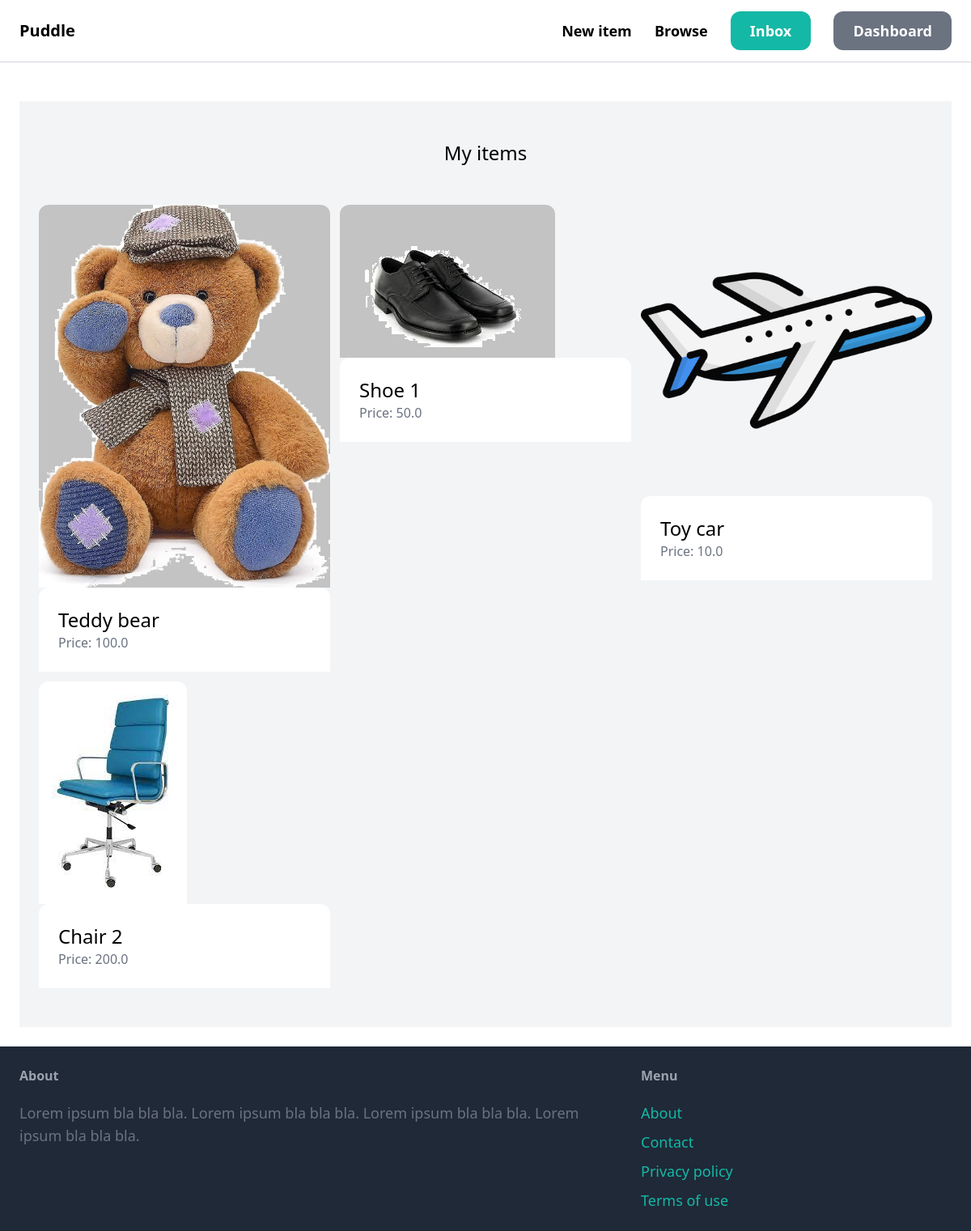
The app's page /dashboard (signed in), older data.
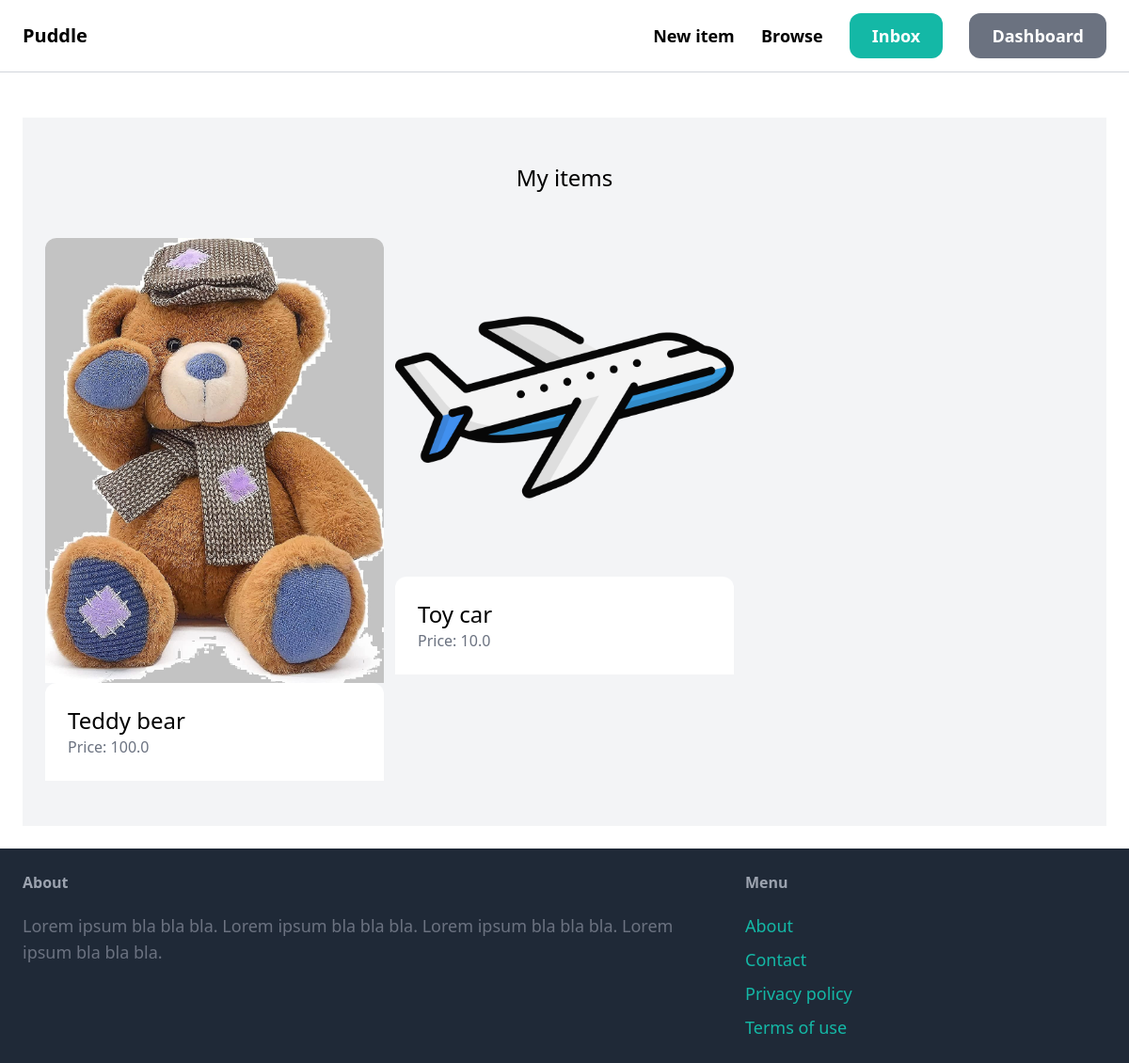
The same page, newer data.
### item/models.py (models this page shows, shortened)
class Item(models.Model):
    Category = models.ForeignKey(Category, related_name='items', on_delete=models.CASCADE)
    name = models.CharField(max_length=255)
    description = models.TextField(blank=True, null=True)
    price = models.FloatField()
    image = models.ImageField(upload_to='item_images', blank=True, null=True)
    is_sold = models.BooleanField(default=False)
    created_by = models.ForeignKey(User, related_name='items', on_delete=models.CASCADE)
    created_at = models.DateTimeField(auto_now_add=True)

### dashboard/views.py (the view)
# urls.py: path('', views.index, name='index'),
@login_required
def index(request):
    items = Item.objects.filter(created_by=request.user)
    return render(request, 'dashboard/index.html', {
        'items': items,
        })

### dashboard/templates/dashboard/index.html (shortened to what this page needs)
{% extends 'core/base.html' %}
{%  block content%}
    <div class="mt-6 px-6 py-12 bg-gray-100 rounder-xl">
        <h2 class="mb-12 text-2xl text-center">My items</h2>
        <div class="grid grid-cols-3 gap-3">
            {% for item in items %}
                <div>
                    <a href="{% url 'item:detail' item.id %}">
                        <div>
                            <img src="{{ item.image.url }}" class="rounded-t-xl">
                        </div>
                        <div class="p-6 bg-white rounded-t-xl">
                            <h2 class="text-2xl"> {{ item.name }} </h2>
                            <p class="text-gray-500">Price: {{ item.price }} </p>
                        </div>
                    </a>
                </div>
            {% endfor %}
        </div>
    </div>
    {% endblock %}

Row changes from the older to the newer data that the page shows:
removed Item: image (picture), name "Shoe 1", price "50.0"
no longer on this page (row edited): Item: image (picture), name "Chair 2", price "200.0"
